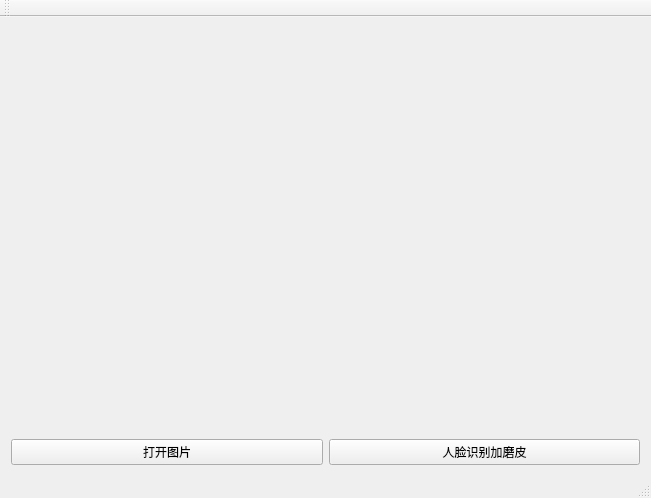
<?xml version="1.0" encoding="UTF-8"?>
<ui version="4.0">
 <class>MainWindow</class>
 <widget class="QMainWindow" name="MainWindow">
  <property name="geometry">
   <rect>
    <x>0</x>
    <y>0</y>
    <width>651</width>
    <height>498</height>
   </rect>
  </property>
  <property name="windowTitle">
   <string>MainWindow</string>
  </property>
  <widget class="QWidget" name="centralWidget">
   <layout class="QGridLayout" name="gridLayout" rowstretch="1,0">
    <item row="0" column="0">
     <widget class="QLabel" name="label">
      <property name="text">
       <string/>
      </property>
     </widget>
    </item>
    <item row="0" column="1">
     <widget class="QLabel" name="label_2">
      <property name="text">
       <string/>
      </property>
     </widget>
    </item>
    <item row="1" column="0" colspan="2">
     <layout class="QHBoxLayout" name="horizontalLayout">
      <item>
       <widget class="QPushButton" name="pushButton">
        <property name="text">
         <string>打开图片</string>
        </property>
       </widget>
      </item>
      <item>
       <widget class="QPushButton" name="pushButton_2">
        <property name="text">
         <string>人脸识别加磨皮</string>
        </property>
       </widget>
      </item>
     </layout>
    </item>
   </layout>
  </widget>
  <widget class="QMenuBar" name="menuBar">
   <property name="geometry">
    <rect>
     <x>0</x>
     <y>0</y>
     <width>651</width>
     <height>36</height>
    </rect>
   </property>
  </widget>
  <widget class="QToolBar" name="mainToolBar">
   <attribute name="toolBarArea">
    <enum>TopToolBarArea</enum>
   </attribute>
   <attribute name="toolBarBreak">
    <bool>false</bool>
   </attribute>
  </widget>
  <widget class="QStatusBar" name="statusBar"/>
 </widget>
 <layoutdefault spacing="6" margin="11"/>
 <resources/>
 <connections/>
</ui>
